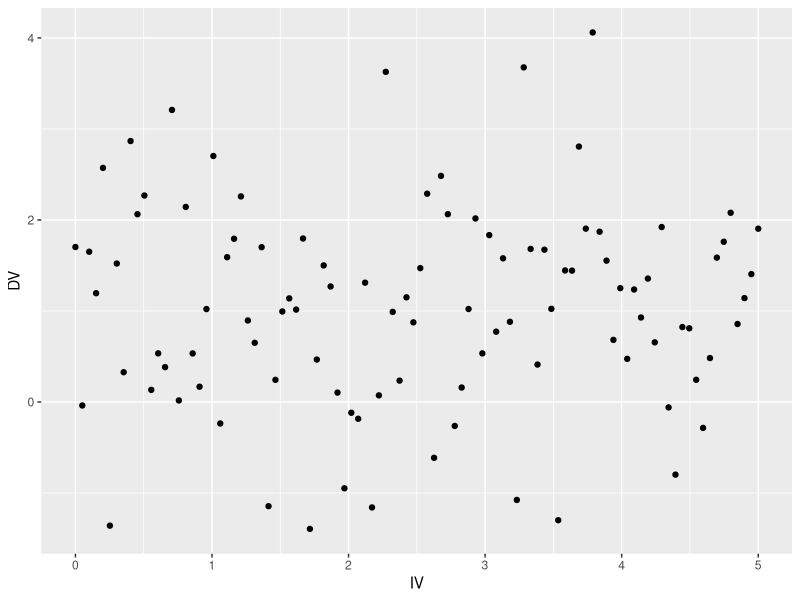
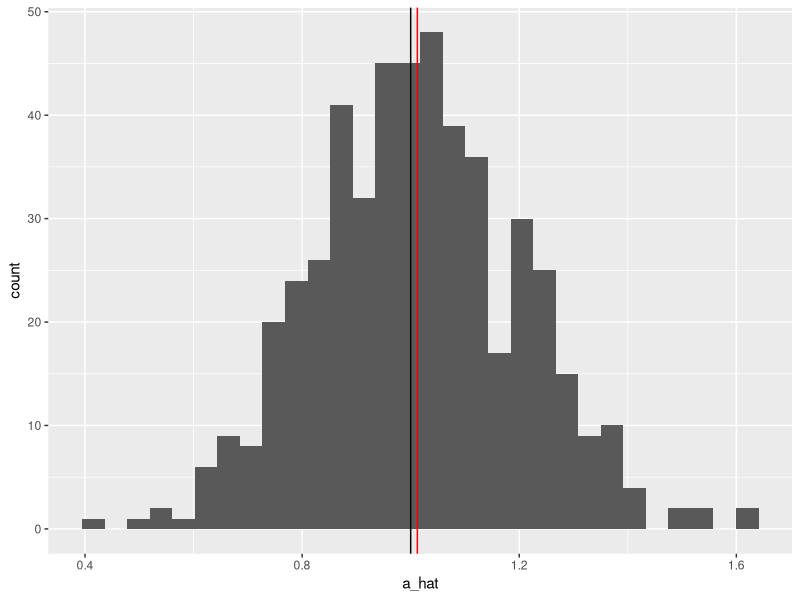
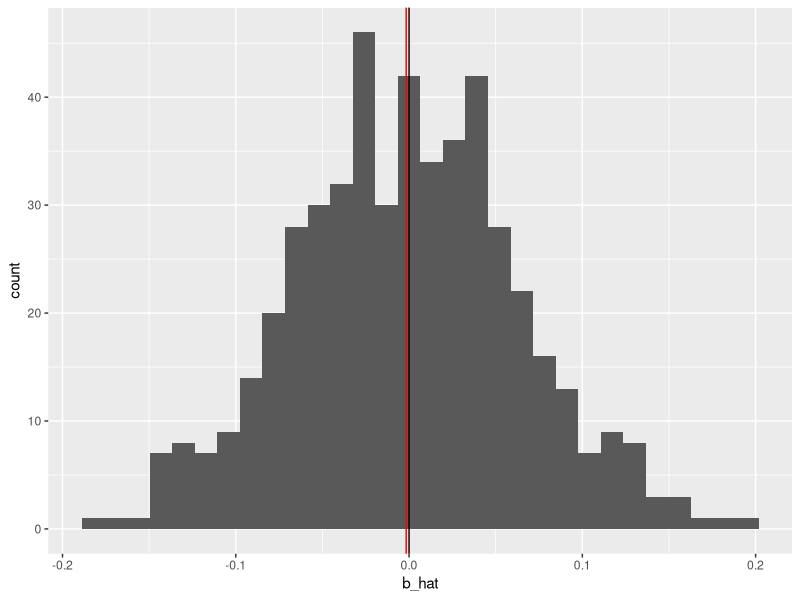
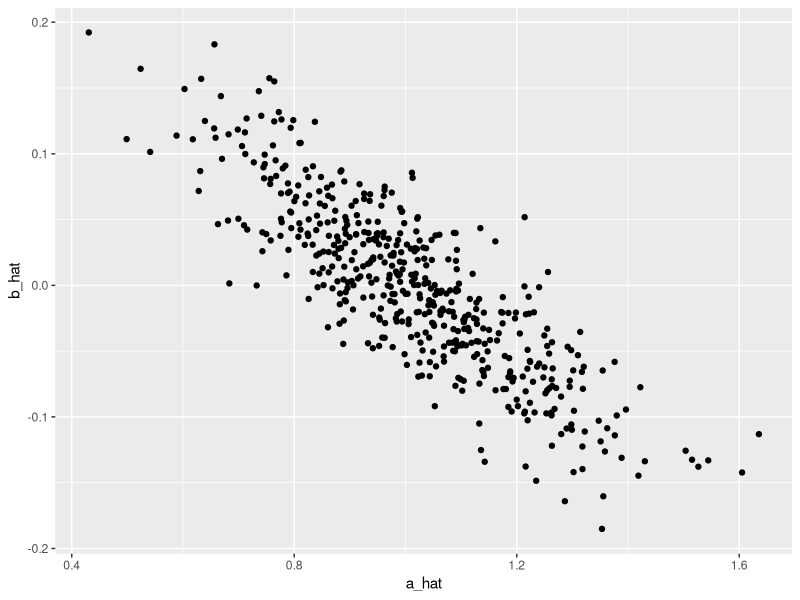
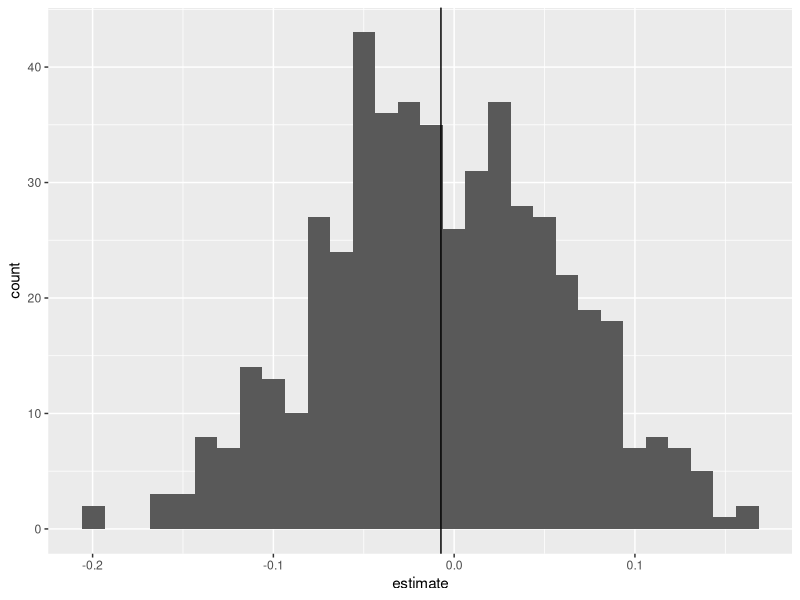

R code for these plots, in order:
# ----------------------------------------------------
#   Guide to Monte Carlo routines in R
# ----------------------------------------------------

# You should always open R from the ".Rproj" file in your PS-813 folder.
# If you don't know what that means, check the Data Exercise 1 script!

# If you did this right, 
#   your R session will start with your "working directory" 
#   automatically set to your PS-813 folder.
# check that this is true with getwd() (a.k.a., "get working directory")
getwd()


# ---- packages -----------------------

# packages come first
library("tidyverse")
library("broom")


# ---- overview -----------------------

# You will soon be doing coding exercises that demonstrate what happens
#   when models do/don't meet assumptions.
# However, in the real world, you only have one dataset, 
#   so it is difficult to visualize the consequences of assumptions.
# These exercise use a LARGE NUMBER of simulated datasets
#   in order to get a broader picture about expected model behavior.

# Using large numbers of simulations to display statistical properties
#   is often called a "Monte Carlo" routine. 

# In this script, I will discuss how you can simulate a dataset in R.
# AND THEN I will discuss how you can scale it up for Monte Carlo analysis.



# ---- Simulating a single sample -----------------------

# Suppose the "true model" is y = alpha + beta*x + epsilon, 
#   where alpha = 1, beta = 0, and sigma^2 = 1.
# I will generate 100 X and Y data points according to this model.

true_alpha <- 1
true_beta <- 0
true_sigma <- 1

sample_size <- 100

# MAKE A DATASET:
# IV is a fixed sequence of values from 0 to 5
# epsilon is normal(0, sigma)
# DV = alpha + beta(x) + epsilon
one_draw <- 
  tibble(
    IV = seq(from = 0, to = 5, length.out = sample_size),
    epsilon = rnorm(n = sample_size, mean = 0, sd = true_sigma),
    DV = true_alpha + (IV * true_beta) + epsilon
  ) %>%
  print()

# plot data
ggplot(one_draw) +
  aes(x = IV, y = DV) +
  geom_point() 

# estimate the model
one_model <- lm(DV ~ IV, data = one_draw)

# view coefficient estimates
tidy(one_model, conf.int = TRUE)


# how do I access alpha and beta values?
coef(one_model)
coef(one_model)["(Intercept)"]
coef(one_model)["IV"]

# use broom::tidy() for a dataframe-oriented approach
#   (which has benefits for future plotting)
tidy(one_model) %>% 
  filter(term == "(Intercept)") %>%
  pull(estimate)




# ----------------------------------------------------
#   Monte Carlo analysis
# ----------------------------------------------------

# I will describe two approaches to Monte Carlo routines.
# 1. "for" loops
# 2. "apply" functions


# ---- Guide to Loops -----------------------

# One way to do Monte Carlo simulation is "for loops"

# the basic idea...
# for each value in a series, repeat an operation
hypothetical_sequence <- c(1, 2, 3, 4)

for (n in hypothetical_sequence) {
  print(n)
}


# it repeats the operation, each time where `n` takes a different value

# another example where we use the for loop with indexing
# make an empty numeric variable v, which will hold our results
v <- numeric()
v

# loop over values of i
# assign a result to the i'th value of v
for (i in 1:10) {
  v[i] <- i * 2
}

# what is v now?
v

# it's actually smarter to loop over indices with seq_along().
# Make an empty container of arbitrary size
v <- rep(NA, 10)
v

# then loop over the length of this variable
for (i in seq_along(v)) {
  v[i] <- i * 2
}



# ---- Monte Carlo, using loops -----------------------

# we will repeat the simulation some arbitrary number of times M.
# Best to save this number as a variable ahead of time.
M_simulations <- 500


# create a container for all M results:
#   data frame of empty coefficient estimates
#   (NA = missing number, but repeat it however many times)

results <- 
  tibble(
    iteration = seq(from = 1, to = M_simulations, by = 1),
    a_hat = rep(NA, M_simulations),
    b_hat = rep(NA, M_simulations)
  ) %>%
  print()




# now create a loop.
# for each iteration n = {1, 2, ...}, 
#   - simulate a dataset from the true model, 
#   - estimate OLS regression for the data
#   - store coefficient estimates in a_hat[n] and b_hat[]


# ---- begin loop -----------------------
for (m in 1:M_simulations) {

  # make a dataset, estimate model
  sim_data <- tibble(
    IV = seq(0, 5, length.out = sample_size),
    epsilon = rnorm(n = sample_size, mean = 0, sd = true_sigma),
    DV = true_alpha + (IV * true_beta) + epsilon
  )

  model <- lm(DV ~ IV, data = sim_data) 

  # this is the iteration-specific stuff
  # save estimates in the n'th value of these variables
  results$a_hat[m] <- tidy(model) %>%
    filter(term == "(Intercept)") %>%
    pull(estimate)

  results$b_hat[m] <- tidy(model) %>%
    filter(term == "IV") %>% 
    pull(estimate)

  # print the value of n to track our progress
  # ( not necessary )
  print(m)

}
# ---- end loop -----------------------


# check out the results

# histograms take an X variable, calculate bar height (y) automatically
# also add vertical lines
ggplot(results) +
  aes(x = a_hat) +
  geom_histogram() +
  geom_vline(xintercept = true_alpha) +
  geom_vline(aes(xintercept = mean(a_hat)), color = "red")

ggplot(results) +
  aes(x = b_hat) +
  geom_histogram() +
  geom_vline(xintercept = true_beta) +
  geom_vline(aes(xintercept = mean(b_hat)), color = "red")

# here's that negative covariance we talked about a few weeks ago
ggplot(results) +
  aes(x = a_hat, y = b_hat) +
  geom_point()



# ---- Guide to "apply" functions -----------------------

# Loops in R are known for being slow (compared to other languages).
# And in cases where iteration `m` doesn't depend on `m - 1`,
#   they can be considered to "poor practice"

# "apply" functions are a fast alternative to lists in situations when
#   result `m` does not depend on `m - 1`


# The function we will use is lapply(), 
#   which applies a function to every element in a list.

# What is a list? An object containing other objects of arbitrary type.
list(1:5, "a", FALSE, mtcars[1:5, ])

# list element [[1]] is a numeric vector
# list element [[2]] is a length-1 character vector
# list element [[3]] is a length-1 logical vector
# list element [[4]] is a slice of a data frame


# How does this help us? 
# You can do monte carlos by making a LIST of datasets,
#   and then estimating the model in every dataset.
# This runs super fast and (in my opinion) is easier to write than loops


# Let's demonstrate.
# Suppose we had a list of numeric vectors. 
# (Don't worry about how I make this)
test_list <- vector(mode = "list", length = 5) %>%
  lapply(function(x) round(runif(n = 5, min = 0, max = 10))) %>%
  print()


# use lapply() to find the mean of every element of the list

# lapply(list_name, function_name)
lapply(test_list, mean)



# ---- Monte Carlos with lists and lapply() -----------------------

# Now we will demonstrate with lapply()

# first, make a simple list put datasets into.
empty_list <- 
  as.list(1:M_simulations) %>%
  print()


# To this list, apply a function that makes a dataset.
# format: lapply(X = list_name, FUN = function_name)
#         and then you can supply additional function arguments
# (note how much faster this runs than the loop)
data_list <- lapply(
  X = empty_list,
  FUN = tibble,
    IV = seq(0, 5, length.out = sample_size),
    epsilon = rnorm(sample_size, mean = 0, sd = true_sigma),
    DV = true_alpha + (IV * true_beta) + epsilon
)

# I don't want to print a lot of datasets, 
# so use head() to print the first 6
head(data_list)

# estimate model for each dataset
# This uses a different function format, called an "anonymous function"
# (you basically define a function for using within lapply)
# Makes it easier to put the data somewhere other than 
#   the first arg or the function
model_list <- lapply(
  X = data_list,
  FUN = function(d) lm(DV ~ IV, data = d)
)

head(model_list)


# apply tidy() for every model in the list
tidy_list <- lapply(model_list, tidy)

head(tidy_list)


# now use bind_rows (part of tidyverse) to stack the data frames
results <- bind_rows(tidy_list) %>%
  print()

# now plot as you wish
results %>%
  filter(term == "IV") %>%
  ggplot() +
  aes(x = estimate) +
  geom_histogram() +
  geom_vline(aes(xintercept = mean(estimate)))



# you could use an anonymous function to do all of this at one time!
all_at_once_list <- lapply(
  X = empty_list,
  FUN = function(x) {
    tibble(
      IV = seq(0, 5, length.out = sample_size),
      epsilon = rnorm(sample_size, mean = 0, sd = true_sigma),
      DV = true_alpha + (IV * true_beta) + epsilon
    ) %>%
    lm(DV ~ IV, data = .) %>%
    tidy()
  }
)

